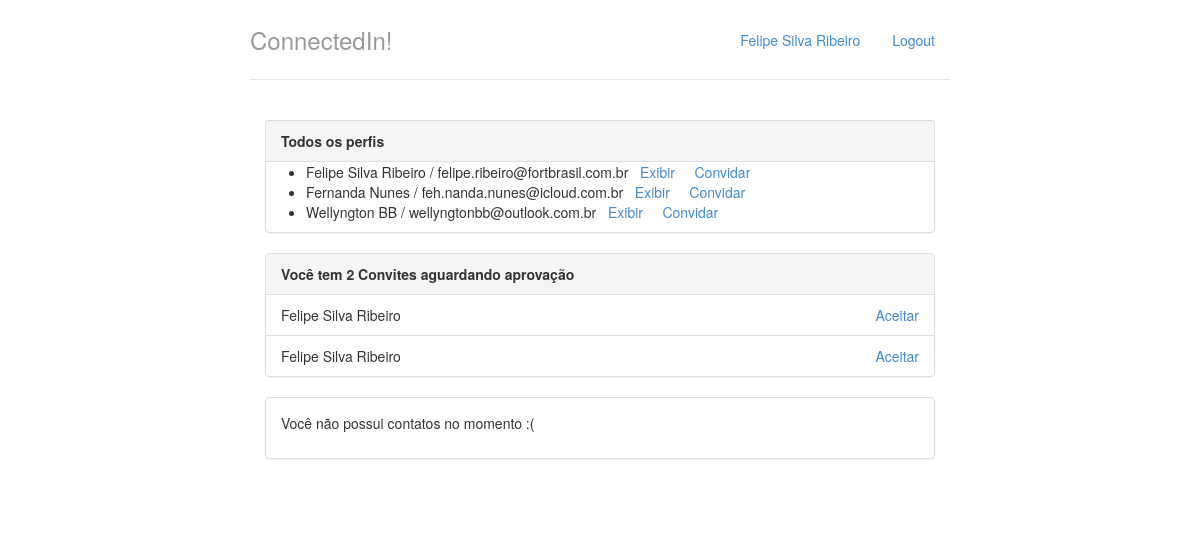
Before: / with the older database file.
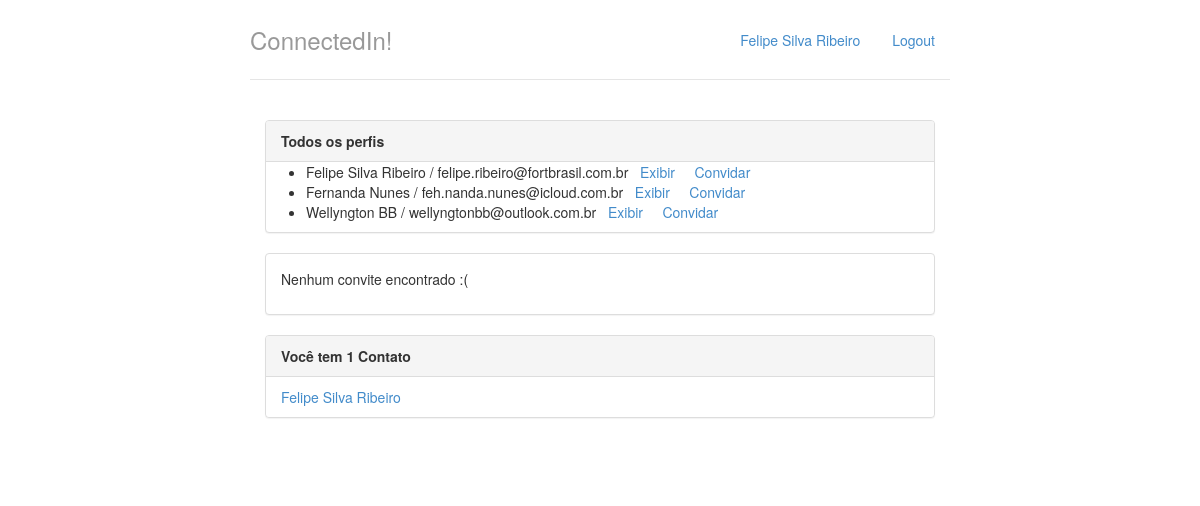
After: the same page with the newer database file.
### perfis/models.py (models this page shows, shortened)
class Perfil(models.Model):
    nome = models.CharField(max_length=255, null=False)
    email = models.CharField(max_length=255, null=False)
    telefone = models.CharField(max_length=15, null=False)
    nome_empresa = models.CharField(max_length=255, null=False)
    contatos = models.ManyToManyField('self')

class Convite(models.Model):
    solicitante = models.ForeignKey(Perfil, on_delete=models.CASCADE,related_name='convites_feitos')
    convidado = models.ForeignKey(Perfil,on_delete=models.CASCADE, related_name='convites_recebidos')

### perfis/views.py (the view)
# urls.py: path('', views.index, name='index'),
def index(request):
    return render(request, 'index.html', {'perfis' : Perfil.objects.all(), 'perfil_logado' : get_perfil_logado(request)})

### perfis/views.py (called while the page is built)
def get_perfil_logado(request):
    return Perfil.objects.get(id=1)

### perfis/templates/index.html
{% extends "base.html" %}
{% block body %}
<div class="col-lg-12">
    <div class="panel panel-default">
        <div class="panel-heading">
            <strong>Todos os perfis</strong>
        </div>
            {% if perfis %}
            <ul>
                {% for perfil in perfis %}
                <li>{{perfil.nome}} / {{perfil.email}} &nbsp; <a href="{% url 'Exibir' perfil.id%}">Exibir</a> &nbsp; &nbsp; <a href="{% url 'Convidar' perfil.id%}">Convidar</a> </li>
                {% endfor %}
            </ul>
            {% else %}
            <p>Nenhum perfil encontrado</p>
            {% endif %}
    </div>
    <div class="panel panel-default">
        {% with total_de_convites=perfil_logado.convites_recebidos.count %}
            {% if perfil_logado.convites_recebidos.count %}
            <div class="panel-heading">
                <strong>Você tem {{ total_de_convites }} Convite{{ total_de_convites |pluralize}} aguardando  aprovação</strong>
            </div>
            <ul class="list-group">
                {% for convite in perfil_logado.convites_recebidos.all %}
                <li class="list-group-item">
                    {{ convite.solicitante.nome }}
                    <a href="{% url 'Aceitar' convite.id %}" class="pull-right">Aceitar</a>
                </li>
                {% endfor %}
            </ul>
            {% else %}
            <div class="panel-body">
                <p>Nenhum convite encontrado :( </p>
            </div>
            {% endif %}
        {% endwith %}
    </div>
    <div class="panel panel-default">
            {% with total_de_contatos=perfil_logado.contatos.count %}
                {% if total_de_contatos %}
                <div class="panel-heading">
                    <strong>Você tem {{ total_de_contatos }} Contato{{ total_de_contatos |pluralize}} </strong>
                </div>
                <ul class="list-group">
                    {% for contato in perfil_logado.contatos.all %}
                    <li class="list-group-item">
                        <a href="{% url 'Exibir' contato.id %}"> {{ contato.nome }}</a>
                    </li>
                    {% endfor %}
                </ul>
                {% else %}
                <div class="panel-body">
                    <p>Você não possui contatos no momento :( </p>
                </div>
                {% endif %}
            {% endwith %}
        </div>
</div>
{% endblock %}

### perfis/templates/base.html (shortened to what this page needs)
{% load staticfiles %}
<!DOCTYPE html>
<html lang="pt-br">
<head>
    <link rel="stylesheet" href="{% static 'styles/bootstrap.css' %}">
    <link rel="stylesheet" href="{% static 'styles/main.css' %}">
</head>
<body>
    <div class="container">
            <div class="header">
                    <ul class="nav nav-pills pull-right">
                        <li><a href="{% url 'index' %}">{{perfil_logado.nome}}</a></li>
                        <li><a href="/logout/">Logout</a></li>
                    </ul>
                    <h3 class="text-muted">ConnectedIn!</h3>
                </div>
                <div class="row content"> {%  block body %}  {% endblock %}</div>
    </div>
</body>
</html>

Changed rows visible on the page:
removed Convite: solicitante.nome "Felipe Silva Ribeiro"
removed Convite: solicitante.nome "Felipe Silva Ribeiro"
now on one of the page's lists (row unchanged): Perfil: nome "Felipe Silva Ribeiro"
Other visible differences:
{{ total_de_contatos }}: (not shown) → "1"
{{ total_de_convites }}: "2" → (not shown)
text no longer shown: "Convite aguardando aprovação Você não possui contatos no momento :("
text now shown: "Nenhum convite encontrado :( Contato"
